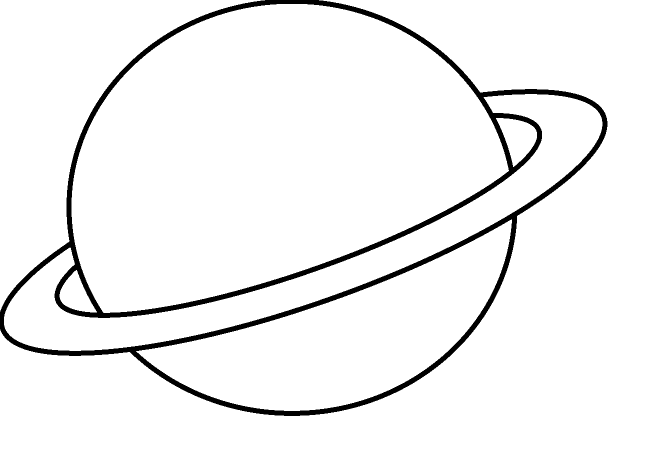
#> input picture polylines.png, 1330 x 905 px, found by its file name (shown at 1/2 size)
$ jupyter execute --allow-errors Symmetry.ipynb   (shell and % lines are left out)
#> lines starting #> are read from the running program, lines starting #| are printed output that depends on the picture; after the words box and inside, x2 and y2 are one past the last pixel; in counts of white or black regions, pixels touching at a corner belong together
[cell 1]
import numpy as np
import svgwrite
import cairosvg
from PIL import Image

# Define the colors used for the polylines
line_colors = ['#000000']  # Adjust this as needed, currently set to black for grayscale

# [34 lines left out: function paths_to_svg, not called in this run]

def load_csv(csv_file):
    data = np.genfromtxt(csv_file, delimiter=',')
    polyline_paths = []

    for i in np.unique(data[:, 0]):
        subset = data[data[:, 0] == i][:, 1:]
        path_segments = []
        for j in np.unique(subset[:, 0]):
            segment = subset[subset[:, 0] == j][:, 1:]
            path_segments.append(segment)
        polyline_paths.append(path_segments)

    return polyline_paths

# Example usage
csv_file = 'C:\\Users\\KARAN\\Desktop\\Adobe_Team_7\\problems\\occlusion2.csv'
#> (the rest of this cell did not finish here and is left out)

[cell 2]
import cv2
import matplotlib.pyplot as plt
import numpy as np

sift = cv2.SIFT_create()

# Define the required functions
def points_close(pt1, pt2, threshold=5.0):
    """Returns True if the two points are within a certain threshold distance."""
    return np.linalg.norm(np.array(pt1) - np.array(pt2)) < threshold

def angle_with_horizontal(pt1, pt2):
    """Calculates the angle of the line connecting pt1 and pt2 with the x-axis."""
    dx = pt2[0] - pt1[0]
    dy = pt2[1] - pt1[1]
    return np.arctan2(dy, dx)

def midpoint(pt1, pt2):
    """Calculates the midpoint between two points."""
    return ( (pt1[0] + pt2[0]) / 2, (pt1[1] + pt2[1]) / 2 )

def reisfeld_measure(angle1, angle2, theta):
    """Computes the Reisfeld measure for symmetry."""
    return 1 - np.cos(2 * (angle1 - angle2 - theta))

def scale_factor(size1, size2):
    """Computes the scale factor for symmetry detection."""
    return min(size1, size2) / max(size1, size2)

def detect_symmetry(image):
    """Performs the symmetry detection on image and plots the hexbin plot."""
    mirrored_image = np.fliplr(image)
    keypoints1, descriptors1 = sift.detectAndCompute(image, None)
    keypoints2, descriptors2 = sift.detectAndCompute(mirrored_image, None)
    for kp, mkp in zip(keypoints1, keypoints2):
        kp.angle = np.deg2rad(kp.angle)
        mkp.angle = np.deg2rad(mkp.angle)
    bf_matcher = cv2.BFMatcher()
    matches = bf_matcher.knnMatch(descriptors1, descriptors2, k=2)
    distances = []
    angles = []
    match_weights = []
    good_matches = []

    for match, second_match in matches:
        kp1 = keypoints1[match.queryIdx]
        kp2 = keypoints2[match.trainIdx]
        kp2_alt = keypoints2[second_match.trainIdx]
        kp2_alt.angle = np.pi - kp2_alt.angle
        kp2.angle = np.pi - kp2.angle
        if kp2.angle < 0.0:
            kp2.angle += 2 * np.pi
        if kp2_alt.angle < 0.0:
            kp2_alt.angle += 2 * np.pi
        kp2.pt = (mirrored_image.shape[1] - kp2.pt[0], kp2.pt[1])
        if points_close(kp1.pt, kp2.pt):
            kp2 = kp2_alt
            good_matches.append(second_match)
        else:
            good_matches.append(match)
        angle = angle_with_horizontal(kp1.pt, kp2.pt)
        x_center, y_center = midpoint(kp1.pt, kp2.pt)
        distance = x_center * np.cos(angle) + y_center * np.sin(angle)
        measure = reisfeld_measure(kp1.angle, kp2.angle, angle) * scale_factor(
            kp1.size, kp2.size
        )
        distances.append(distance)
        angles.append(angle)
        match_weights.append(measure)

    distances = np.array(distances)
    angles = np.array(angles)
    match_weights = np.array(match_weights)

    # Plotting the hexbin plot with interactivity
    def plot_hexbin():
        fig, ax = plt.subplots(figsize=(10, 7))
        hexbin = ax.hexbin(distances, angles, gridsize=50, cmap='Reds', mincnt=1)
        plt.title('Hexbin Plot of Symmetry Detection')
        plt.xlabel('Distance')
        plt.ylabel('Angle')
        colorbar = plt.colorbar(hexbin, ax=ax, label='Number of Votes')

        # Find the hexbins with the highest density (darkest color)
        max_counts_idx = np.argmax(hexbin.get_array())
        distance_val = hexbin.get_offsets()[max_counts_idx][0]
        angle_val = hexbin.get_offsets()[max_counts_idx][1]

        print(f"Maximum density at distance: {distance_val:.2f}, angle: {angle_val:.2f} radians")

        plt.show()

    plot_hexbin()

# Example usage
if __name__ == "__main__":
    img = cv2.imread("C:\\Users\\KARAN\\Desktop\\polylines.png", 0)  # Replace with your image path
#> img: shape (905, 1330); 95.4% white; 1 black region, box (x1, y1, x2, y2) and area: (0, 0, 1215, 832) 55969
    sift = cv2.SIFT_create()  # Initialize SIFT detector
    detect_symmetry(img)
#> in detect_symmetry, `mirrored_image = np.fliplr(image)`:
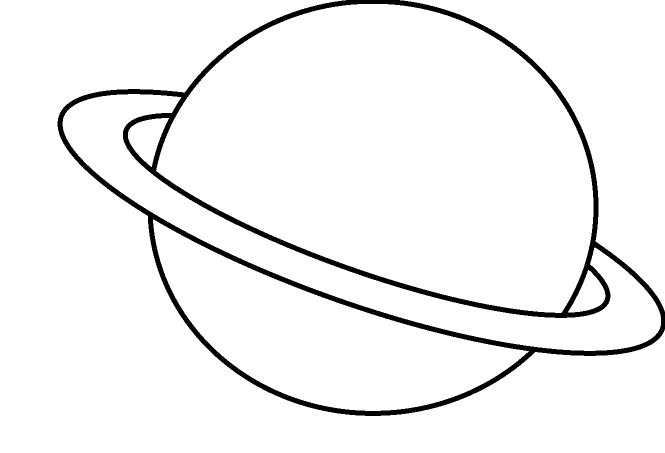
#> mirrored_image: shape (905, 1330) (shown at 1/2 size); 95.4% white; 1 black region, box (x1, y1, x2, y2) and area: (115, 0, 1330, 832) 55969
#> in detect_symmetry, `keypoints1, descriptors1 = sift.detectAndCompute(image, None)`: keypoints1 = 104 keypoints; strongest (x, y, size): (969, 195, 2.6), (1021, 443, 5.2), (199, 628, 13.5), (267, 701, 13.6)
#> in detect_symmetry, `keypoints2, descriptors2 = sift.detectAndCompute(mirrored_image, None)`: keypoints2 = 113 keypoints; strongest (x, y, size): (360, 195, 2.6), (309, 443, 5.3), (1131, 628, 13.5), (1062, 701, 13.6)
#> the loop in detect_symmetry, `for kp, mkp in zip(keypoints1, keypoints2):` made 104 passes
#> in detect_symmetry, `matches = bf_matcher.knnMatch(descriptors1, descriptors2, k=2)`: matches = 104 matches
#> the loop in detect_symmetry, `for match, second_match in matches:` made 104 passes
#> after the loop in detect_symmetry, `for match, second_match in matches:`: angles = 104 values, max 3.14 at index 58, min -3.14 at index 96, mean 0.616; distances = 104 values, max 1125.8 at index 84, min -1062 at index 99, mean 76.48; good_matches = 104 matches; match_weights = 104 values, max 2 at index 101, min 0 at index 54, mean 0.787
#> in plot_hexbin, `max_counts_idx = np.argmax(hexbin.get_array())`: max_counts_idx = 50
#> in plot_hexbin, `distance_val = hexbin.get_offsets()[max_counts_idx][0]`: distance_val = 403.9
#> in plot_hexbin, `angle_val = hexbin.get_offsets()[max_counts_idx][1]`: angle_val = -0.337
#| Maximum density at distance: 403.85, angle: -0.34 radians
#> in plot_hexbin, `plt.show()`:
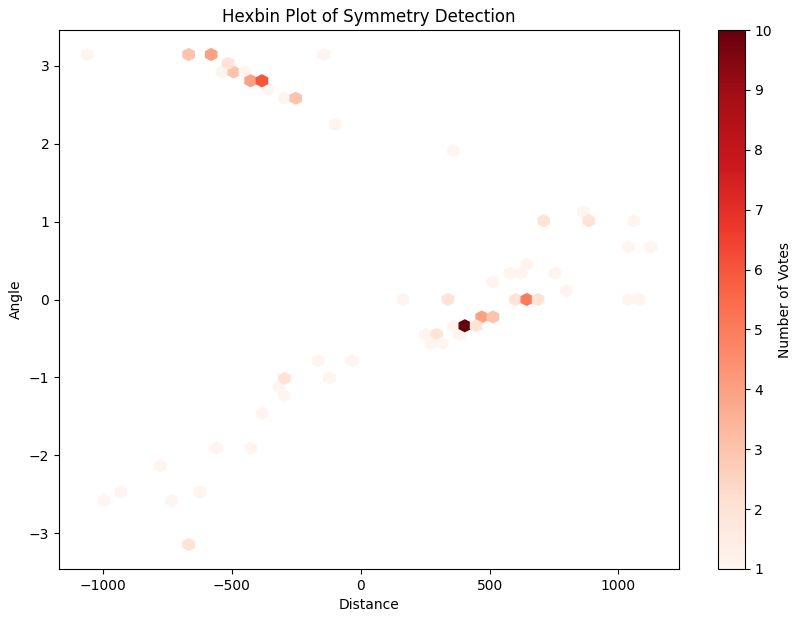
#> figure drawn by matplotlib, 2 panels

[cell 3]
import cv2
import numpy as np

sift_detector = cv2.SIFT_create()

def are_points_close(point1, point2, tolerance=4.0):
    """Checks if the points point1, point2 are within tolerance distance of each other."""
    return np.sqrt((point1[0] - point2[0]) ** 2 + (point1[1] - point2[1]) ** 2) < tolerance

def scale_factor(size1, size2, sigma=1):
    """Computes the scale factor 'S' based on the research paper."""
    ratio = (-abs(size1 - size2)) / (sigma * (size1 + size2))
    return np.exp(ratio ** 2)

def reisfeld_measure(angle1, angle2, theta):
    """Computes the Reisfeld measure for symmetry."""
    return 1 - np.cos(angle1 + angle2 - 2 * theta)

def compute_midpoint(point1, point2):
    """Calculates the midpoint between two points."""
    return ( (point1[0] + point2[0]) / 2, (point1[1] + point2[1]) / 2 )

def angle_with_horizontal(point1, point2):
    """Calculates the angle of the line connecting point1 and point2 with the x-axis."""
    delta_x, delta_y = point1[0] - point2[0], point1[1] - point2[1]
    if delta_x == 0:
        return np.pi / 2
    angle = np.arctan(delta_y / delta_x)
    if angle < 0:
        angle += np.pi
    return angle

def detect_symmetry(image):
    """Performs symmetry detection on the image."""
    if image is None:
        raise ValueError("Image not loaded correctly. Please check the file path.")

    mirrored_image = np.fliplr(image)
    keypoints1, descriptors1 = sift_detector.detectAndCompute(image, None)
    keypoints2, descriptors2 = sift_detector.detectAndCompute(mirrored_image, None)
    for kp1, kp2 in zip(keypoints1, keypoints2):
        kp1.angle = np.deg2rad(kp1.angle)
        kp2.angle = np.deg2rad(kp2.angle)
    matcher = cv2.BFMatcher()
    matches = matcher.knnMatch(descriptors1, descriptors2, k=2)
    distances = np.zeros(len(matches))
    angles = np.zeros(len(matches))
    match_weights = np.zeros(len(matches))
    valid_matches = []

    for i, (match, second_match) in enumerate(matches):
        keypoint1 = keypoints1[match.queryIdx]
        keypoint2 = keypoints2[match.trainIdx]
        keypoint2_alt = keypoints2[second_match.trainIdx]
        keypoint2_alt.angle = np.pi - keypoint2_alt.angle
        keypoint2.angle = np.pi - keypoint2.angle
        if keypoint2.angle < 0.0:
            keypoint2.angle += 2 * np.pi
        if keypoint2_alt.angle < 0.0:
            keypoint2_alt.angle += 2 * np.pi
        keypoint2.pt = (mirrored_image.shape[1] - keypoint2.pt[0], keypoint2.pt[1])
        if are_points_close(keypoint1.pt, keypoint2.pt):
            keypoint2 = keypoint2_alt
            valid_matches.append(second_match)
        else:
            valid_matches.append(match)
        angle = angle_with_horizontal(keypoint1.pt, keypoint2.pt)
        x_center, y_center = compute_midpoint(keypoint1.pt, keypoint2.pt)
        radius = x_center * np.cos(angle) + y_center * np.sin(angle)
        measure = reisfeld_measure(keypoint1.angle, keypoint2.angle, angle) * scale_factor(
            keypoint1.size, keypoint2.size
        )
        distances[i] = radius
        angles[i] = angle
        match_weights[i] = measure
    valid_matches = sorted(valid_matches, key=lambda x: x.distance)

    def draw_line(radius, angle):
        """Draws the detected line on the image."""
        if np.pi / 4 < angle < 3 * (np.pi / 4):
            for x in range(len(image.T)):
                y = int((radius - x * np.cos(angle)) / np.sin(angle))
                if 0 <= y < len(image.T[x]):
                    image[y][x] = 100
        else:
            for y in range(len(image)):
                x = int((radius - y * np.sin(angle)) / np.cos(angle))
                if 0 <= x < len(image[y]):
                    image[y][x] = 100

    match_image = cv2.drawMatches(image, keypoints1, mirrored_image, keypoints2, valid_matches[:15], None, flags=2)
    draw_line(radius, angle)
    cv2.imshow('Symmetry Detection', image)
    cv2.waitKey(0)
    cv2.destroyAllWindows()

# [12 lines left out: function draw_line_on_image, not called in this run]

def main(image_path, r=None, theta=None, output_path=None):
    """Main function to handle image processing."""
    print(f"Loading image from path: {image_path}")
    image = cv2.imread(image_path, cv2.IMREAD_GRAYSCALE)
    if image is None:
        print("Error: Image not loaded. Please check the file path.")
        return
    if r is None and theta is None:
        detect_symmetry(image)
    else:
        draw_line_on_image(image, float(r), float(theta))
        if output_path:
            cv2.imwrite(output_path, image)
        else:
            cv2.imshow("Image with Line", image)
            cv2.waitKey(0)
            cv2.destroyAllWindows()

# Example usage:
image_path = "C:\\Users\\KARAN\\Desktop\\polylines.png"
main(image_path)
#> the loop in detect_symmetry, `for kp1, kp2 in zip(keypoints1, keypoints2):` made 104 passes
#> in detect_symmetry, `matches = matcher.knnMatch(descriptors1, descriptors2, k=2)`: matches = 104 matches
#> in detect_symmetry, `distances = np.zeros(len(matches))`: distances = 104 values from 0 to 0
#> the loop in detect_symmetry, `for i, (match, second_match) in enumerate(matches):` made 104 passes
#> keypoint1 on pass 7: keypoint at (131.2, 520.6), size 19.1
#> in detect_symmetry, `match_image = cv2.drawMatches(image, keypoints1, mirrored_image, keypo..`:
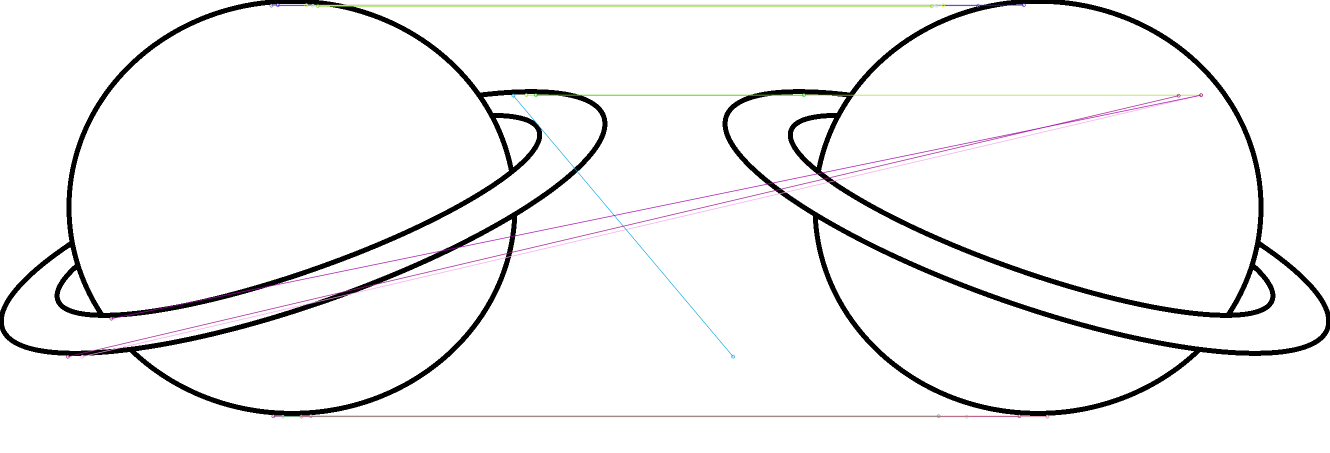
#> match_image: shape (905, 2660, 3) (shown at 1/2 size); mean of channels 0, 1, 2 242.3, 242.2, 242.5; drawn as B, G, R
#> after the loop in draw_line, `for y in range(len(image)):`:
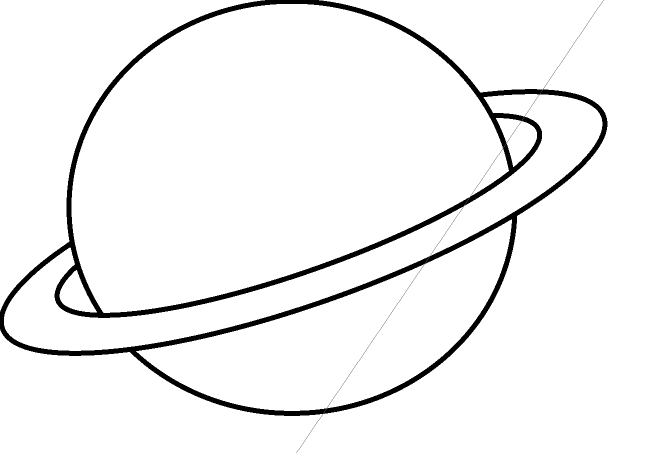
#> image: shape (905, 1330) (shown at 1/2 size); min 0, max 255, mean 243
# To draw a line on the image:
# main(image_path, r=100, theta=1.57)
# To save the image with the line:
# main(image_path, r=100, theta=1.57, output_path="output_image.png")
